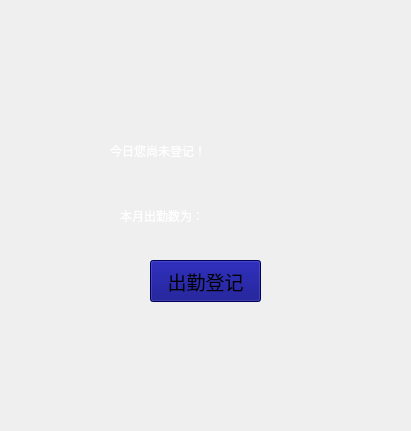
  <widget class="QWidget" name="widget_6" native="true">
   <property name="geometry">
    <rect>
     <x>660</x>
     <y>280</y>
     <width>411</width>
     <height>431</height>
    </rect>
   </property>
   <widget class="QPushButton" name="pushButton_14">
    <property name="geometry">
     <rect>
      <x>150</x>
      <y>260</y>
      <width>111</width>
      <height>42</height>
     </rect>
    </property>
    <property name="font">
     <font>
      <family>黑体</family>
      <pointsize>14</pointsize>
     </font>
    </property>
    <property name="styleSheet">
     <string notr="true">background-color: rgb(0, 0, 127);</string>
    </property>
    <property name="text">
     <string>出勤登记</string>
    </property>
   </widget>
   <widget class="QLabel" name="label_9">
    <property name="geometry">
     <rect>
      <x>110</x>
      <y>120</y>
      <width>191</width>
      <height>61</height>
     </rect>
    </property>
    <property name="styleSheet">
     <string notr="true">background:transparent;
font: 14pt &quot;黑体&quot;;
color: rgb(255, 255, 255);</string>
    </property>
    <property name="text">
     <string>今日您尚未登记！</string>
    </property>
   </widget>
   <widget class="QLabel" name="label_10">
    <property name="geometry">
     <rect>
      <x>120</x>
      <y>180</y>
      <width>161</width>
      <height>71</height>
     </rect>
    </property>
    <property name="styleSheet">
     <string notr="true">background:transparent;
font: 10pt &quot;黑体&quot;;
color: rgb(255, 255, 255);</string>
    </property>
    <property name="text">
     <string>本月出勤数为：</string>
    </property>
   </widget>
  </widget>
